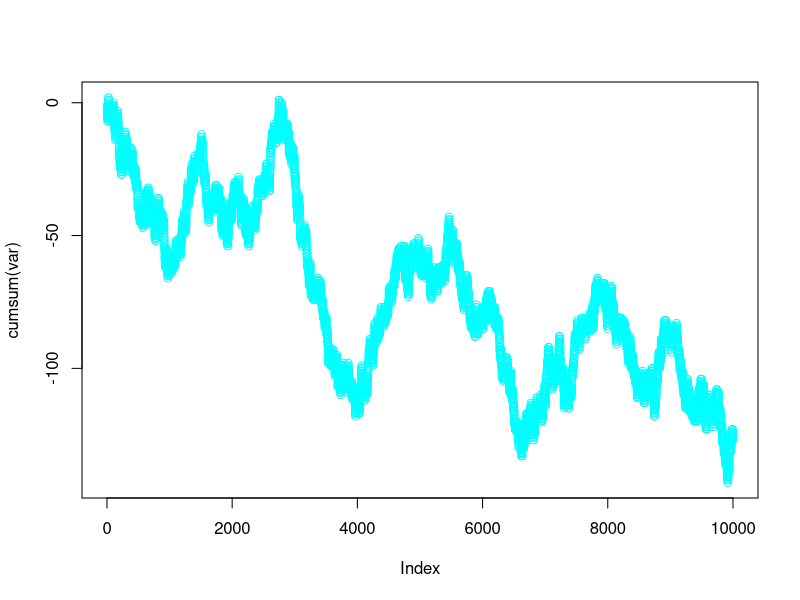
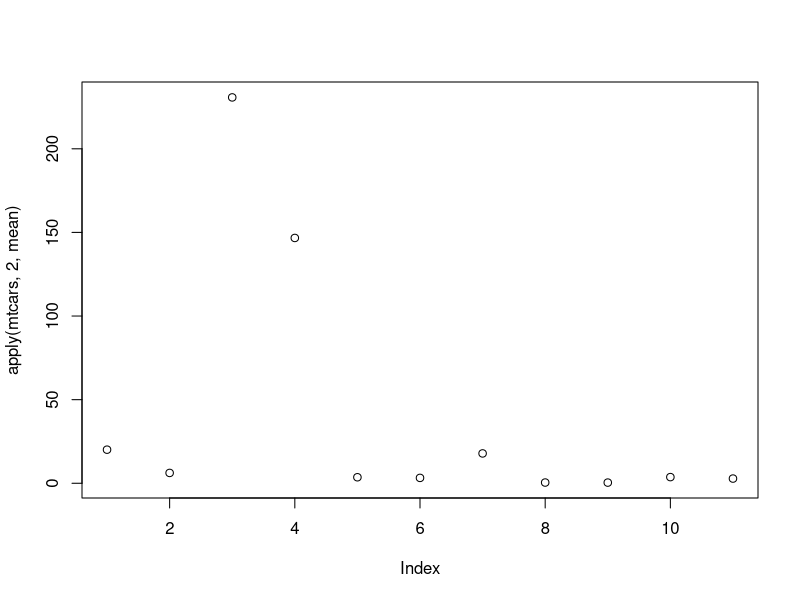
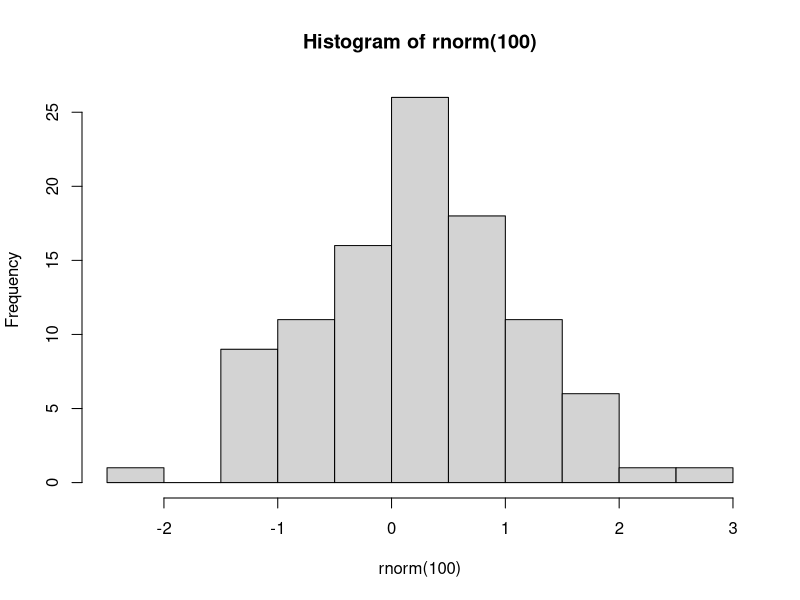
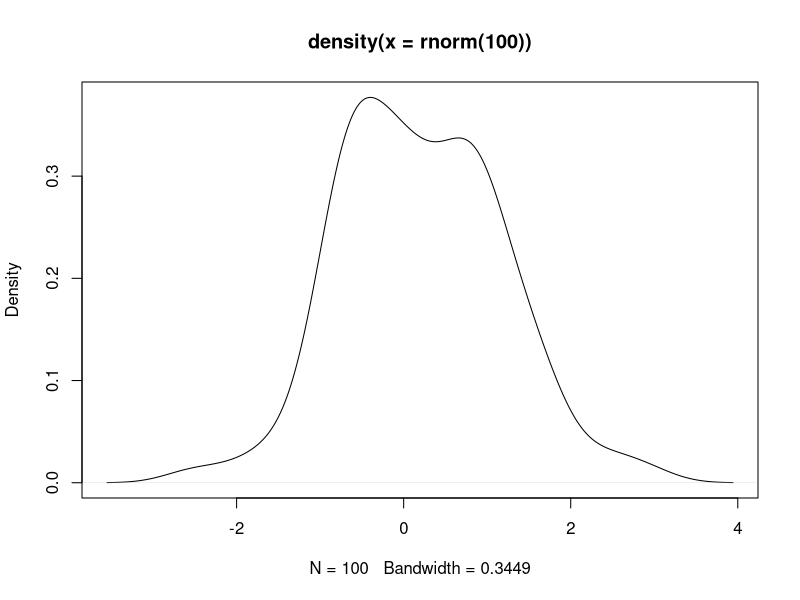
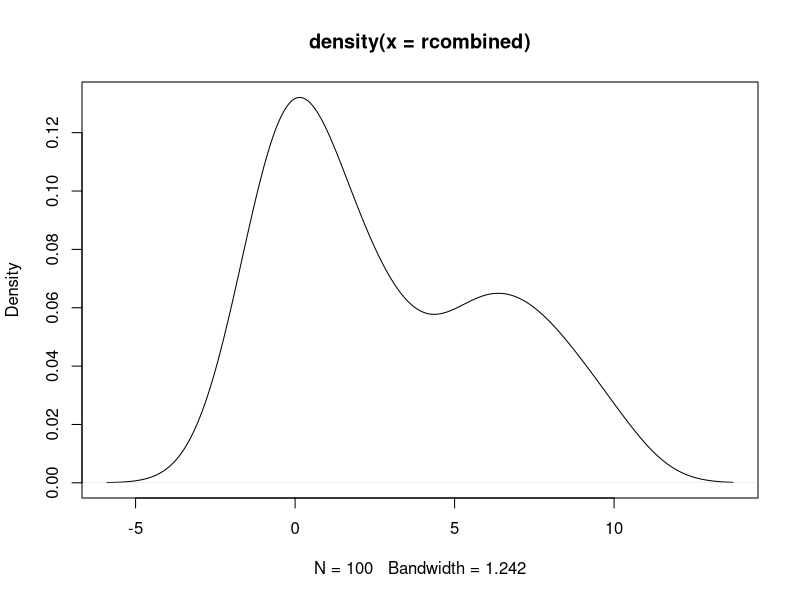
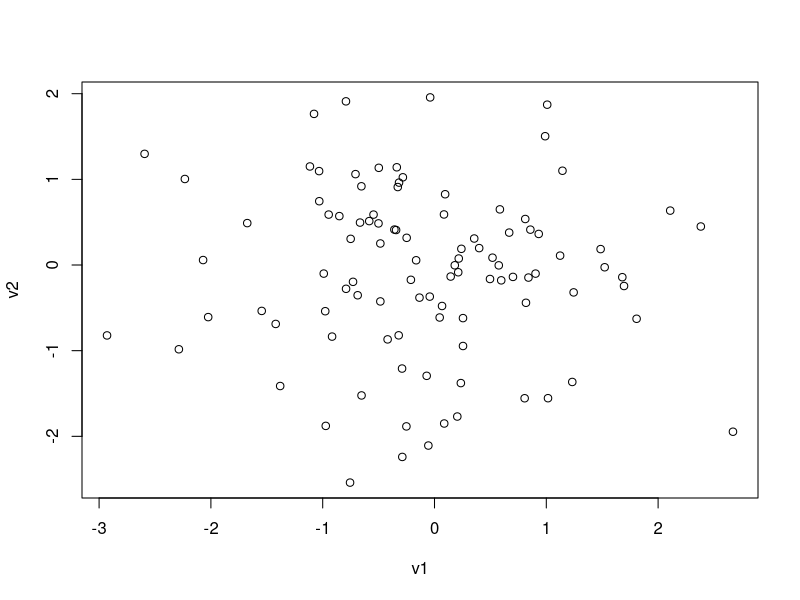
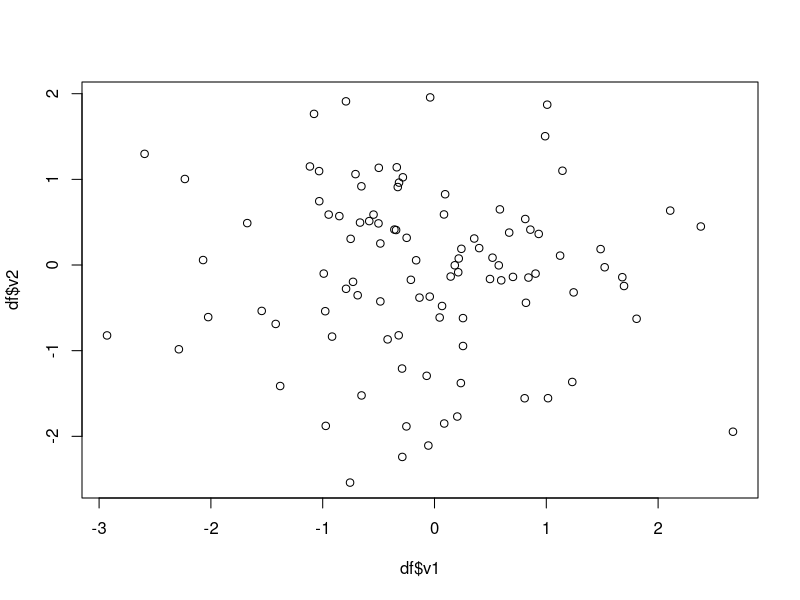
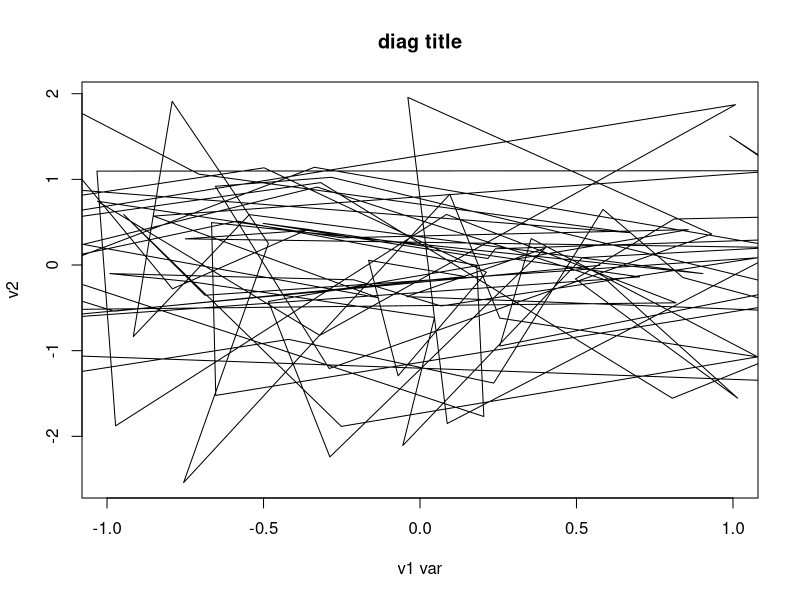

These figures' R source, in order:
## Functions in R

##### Syntax

name.of.function <- function(params1 = 5, params2) {
    ## do something
    return(params1 + params2)
}

name.of.function(params2 = 2)

name.of.function2 <- function(param) {
    return(param - 5)
}

name.of.function2(name.of.function(params2 = 5))

## Control Structures

## 1. if loops
    
    if(5 < 6) {
        print("Hello World!")
    }

## 2. if-else
    
    if(5 > 6) {
        print("In this loop")
    } else {
        print("Won't come here")
    }
## 3. ifelse
    
    ifelse(5 > 6, "Not Possible", "Yep!")
    
    
var <- ifelse(sample(0:1, 10000, replace = T) == 0, -1, 1)
    
plot(cumsum(var), col = "cyan")

## 4. for
        
    for(counter in 1:10) {
        print(counter)
    }
    
## 5. while
    
    x <- 5
    
    while(x > 0) {
        print(x)
        x <- x - 1
    }

##### apply

# Syntax: apply(X, MARGIN, FUN)
    
plot(apply(mtcars, 2, mean))

apply(mtcars, 2, sd)

summary(mtcars)

### Plotting

## histogram
hist(rnorm(100))

plot(density(rnorm(100)))

rn <- rnorm(100)
rp <- rpois(100, lambda = 5)

rcombined <- c(sample(rn, 50),sample(rp,50))

## density
plot(density(rcombined))

## scatterplot
df <- data.frame(v1 = rnorm(100), v2 = rnorm(100))

plot(df)

plot(df$v1, df$v2)

## line graph

plot(df, type = "l", 
     main = "diag title", 
     xlab = "v1 var",
     xlim = c(-1,1))
